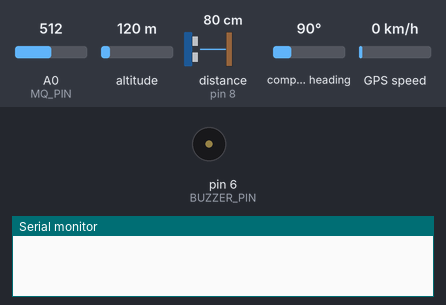
This sketch was run on a simulated Arduino Uno, built with avr-gcc and run on an emulated ATmega328P. Shown: buzzer (waves = sounding, pin HIGH), the last lines printed to the serial monitor. Wiring (inferred from the names in the program): ultrasonic range finder: trigger pin 7; echo pin 8. Inputs (shaded band) come from the test bench; at power-on: distance to the obstacle (sensor on pin 8) 80 cm, A0 (MQ_PIN) = 512, altitude 120 m, compass heading 90°, GPS speed 0 km/h. The echo pulse lasts 58.3 µs per cm; the GPS gets a fix after 3 s at 37.7749, -122.4194 with 8 satellites; the modem accepts every AT command (registered, SIM ready, sends succeed) and sends nothing else; pins used as bus, display or sensor lines are not drawn.

Above: at 1.2 s.
1.3 s: distance to the obstacle (sensor on pin 8) set to 55 cm
4.7 s: distance to the obstacle (sensor on pin 8) set to 46 cm
At 6.1 s:
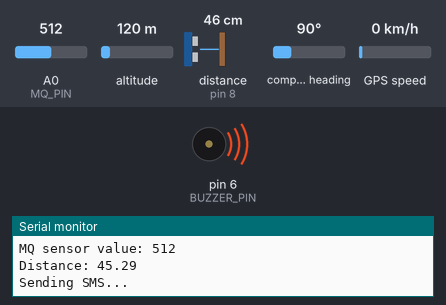
8.8 s: A0 (MQ_PIN) set to 105
12.3 s: A0 (MQ_PIN) set to 92
At 13.4 s:
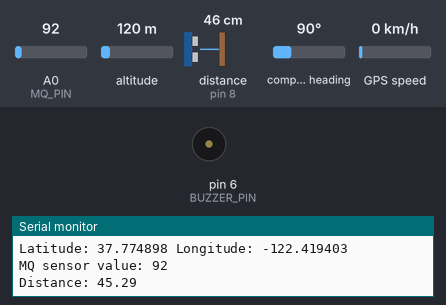
Timing chart, 0 to 15.3 s (numbered marks = the images above; inputs shaded):
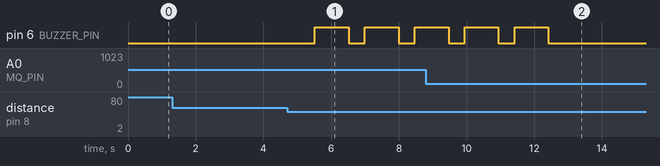

Measured:
- the behaviour switches between 51 and 50 cm on distance to the obstacle (sensor on pin 8) (found by bisection; images 0 and 1)
- the behaviour switches between 101 and 100 on A0 (MQ_PIN) (found by bisection; images 1 and 2)
- after the input at 4.7 s, pin 6 (BUZZER_PIN): alternates HIGH for 1.0 s and LOW for 0.47 s, starting after 0.82 s
- after the input at 12.3 s, pin 6 (BUZZER_PIN): goes on until 12.4 s, then stays LOW

The sketch:

SMART_HELMET.ino
```cpp
#include <SoftwareSerial.h>
#include <TinyGPS++.h>
// Define pins for GPS module
#define GPS_RX 2
#define GPS_TX 3
// Define pins for GSM module
#define GSM_RX 4
#define GSM_TX 5
// Define pins for MQ sensor and buzzer
int MQ_PIN = A0;
int BUZZER_PIN = 6;
// Define pins for ultrasonic sensor
int TRIG_PIN = 7;
int ECHO_PIN = 8;
// Create software serial objects for GPS and GSM
SoftwareSerial gpsSerial(GPS_RX, GPS_TX);
SoftwareSerial gsmSerial(GSM_RX, GSM_TX);
// Create a TinyGPS++ object
TinyGPSPlus gps;
void setup() {
  // Initialize serial communication with a baud rate of 9600
  Serial.begin(9600);
  gpsSerial.begin(9600);
  gsmSerial.begin(9600);
  // Configure GPS module
  gpsSerial.println("$PMTK220,1000*1F"); // Set update rate to 1 Hz
  gpsSerial.println("$PMTK300,100,0,0,0,0*2C"); // Set NMEA sentence output to GGA only
  // Configure MQ sensor and buzzer
  pinMode(MQ_PIN, INPUT);
  pinMode(BUZZER_PIN, OUTPUT);
  // Configure ultrasonic sensor
  pinMode(TRIG_PIN, OUTPUT);
  pinMode(ECHO_PIN, INPUT);
}
void loop() {
  // Update GPS data
  while (gpsSerial.available() > 0) {
    if (gps.encode(gpsSerial.read())) {
      if (gps.location.isValid()) {
        // Print latitude and longitude
        Serial.print("Latitude: ");
        Serial.print(gps.location.lat(), 6);
        Serial.print(" Longitude: ");
        Serial.println(gps.location.lng(), 6);
        // Check MQ sensor value
        int mqValue = analogRead(MQ_PIN);
        Serial.print("MQ sensor value: ");
        Serial.println(mqValue);
        // Check distance with ultrasonic sensor
        digitalWrite(TRIG_PIN, LOW);
        delayMicroseconds(2);
        digitalWrite(TRIG_PIN, HIGH);
        delayMicroseconds(10);
        digitalWrite(TRIG_PIN, LOW);
        long duration = pulseIn(ECHO_PIN, HIGH);
        float distance = duration * 0.034 / 2;
        Serial.print("Distance: ");
        Serial.println(distance);
        // Send SMS message with location data if MQ sensor value is above threshold and distance is less than 50 cm
        if (mqValue > 100 && distance < 50) {
          sendSMS(gps.location.lat(), gps.location.lng());
          digitalWrite(6, HIGH);
          delay(1000);
          digitalWrite(6, LOW);
        }
      }
    }
  }
}
void sendSMS(float lat, float lng) {
  // Construct SMS message with location data
  String message = "Current location: http://maps.google.com/maps?q=" + String(lat, 6) + "," + String(lng, 6);
  // Send SMS message
  Serial.println("Sending SMS...");
  gsmSerial.println("AT+CMGF=1"); // Set SMS text mode
  delay(100);
  gsmSerial.println("AT+CMGS=\"+919985172319\""); // Replace with the recipient's phone number
  delay(100);
  gsmSerial.println(message);
  delay(100);
  gsmSerial.println((char)26);
}
```
